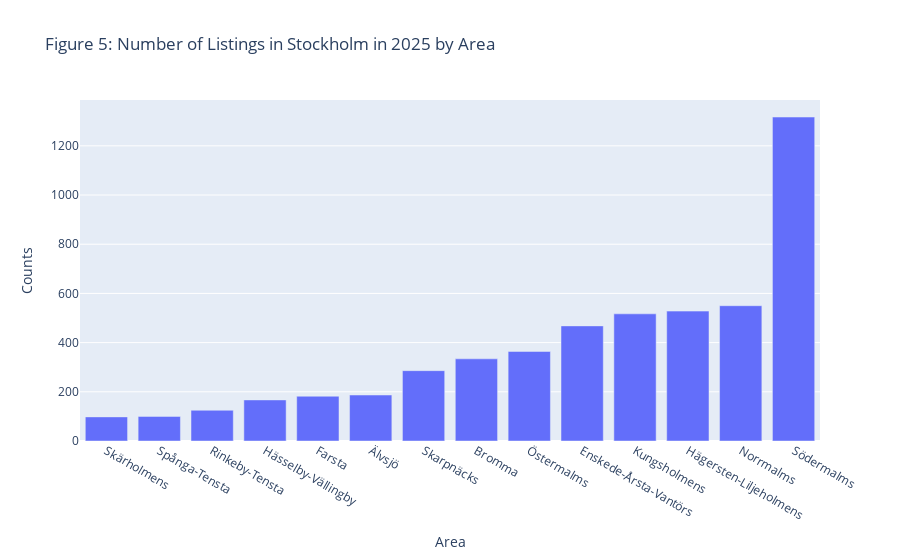

The notebook cell saved with this chart:
### Code cell
by_area = listings.groupby('neighbourhood').count()[['id']].sort_values('id', ascending= True)
by_area = by_area.reset_index()
fig5 = px.bar(by_area, x = 'neighbourhood', y = 'id', title= 'Figure 5: Number of Listings in Stockholm in 2025 by Area',
              labels = {'neighbourhood': 'Area', 'id': 'Counts'})
fig5.show()

### Figure 1 — Plotly figure (JSON) as saved in the notebook; plotly's stock layout.template omitted (floating-point values rounded to 4 significant figures)
{"data": [{"alignmentgroup": "True", "hovertemplate": "Area=%{x}<br>Counts=%{y}<extra></extra>", "legendgroup": "", "marker": {"color": "#636efa", "pattern": {"shape": ""}}, "name": "", "offsetgroup": "", "orientation": "v", "showlegend": false, "textposition": "auto", "type": "bar", "x": ["Skärholmens", "Spånga-Tensta", "Rinkeby-Tensta", "Hässelby-Vällingby", "Farsta", "Älvsjö", "Skarpnäcks", "Bromma", "Östermalms", "Enskede-Årsta-Vantörs", "Kungsholmens", "Hägersten-Liljeholmens", "Norrmalms", "Södermalms"], "xaxis": "x", "y": [98, 100, 125, 167, 182, 187, 286, 334, 364, 468, 517, 528, 550, 1317], "yaxis": "y"}], "layout": {"barmode": "relative", "legend": {"tracegroupgap": 0}, "title": {"text": "Figure 5: Number of Listings in Stockholm in 2025 by Area"}, "xaxis": {"anchor": "y", "domain": [0, 1], "title": {"text": "Area"}}, "yaxis": {"anchor": "x", "domain": [0, 1], "title": {"text": "Counts"}}}}
